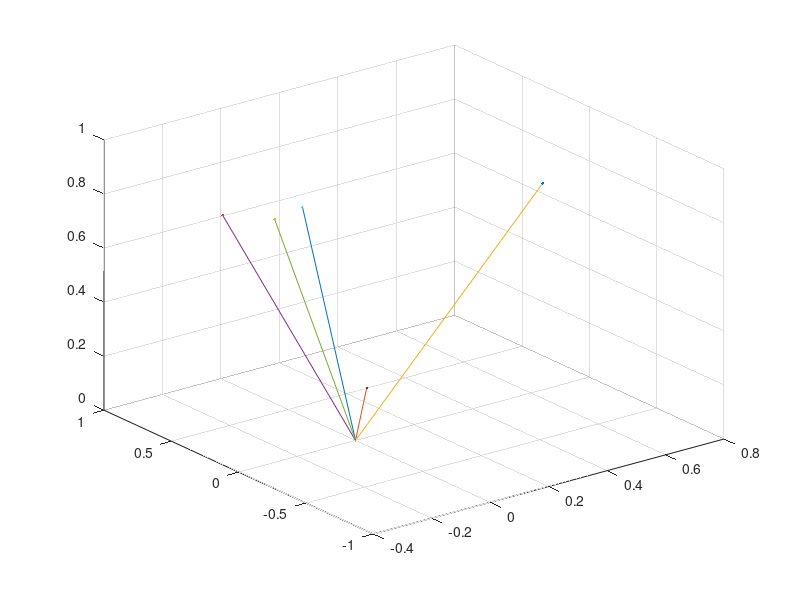

Here is the MATLAB script that generated this plot:
% Autor: Jenny Kuhn und Jendrik Kraft 
% Modul: Modellierung und Simulation 1
% Thema: Lichtausbreitung in Räumen: Skizzen zur Monte-Carlo-Simulation

clc;
clear;
close all;
m = 1;  % Lambert Parameter
n = 5;  % Anzahl der gewürfelten Photonen
u = rand(n,1);  % Gleichverteilte Zufallsvariable
p = 0.6; %reflektions_wahrscheinlichkeit
% Lambertstrahler_Startpunkt
% Abstrahlrichtung

%% Drehung des Lambertstrahlers

%% Winkel Berechnung der Photonen
cos_theta = nthroot(u,m+1); 
sin_theta = sqrt(1-cos_theta.^2);
phi = 2*pi()*rand(n,1);
cos_phi = cos(phi);
sin_phi = sin(phi);

%% Vektor Berechnung der Photonen
u_x = sin_theta .* cos_phi;
u_y = sin_theta .* sin_phi;
u_z = cos_theta;


%% Wand Matrizen Definition
% X = 0:0.1:100;
% Y = 0:0.1:100;
% [X,Y] = meshgrid(0:0.1:100);
% Wand_1 = [1, 0 ,0].*X + [0, 1 ,0].*Y;
% plot3(Wand_1)
% P = [x,y,z];
% planefunction = dot(normal, P-P1);

P1 = [0,0,0];
P2 = [5,0,0];
P3 = [0,5,0];
% Ebene_1 Parameterform
% Ebene_1 = P1 + P2.*s + P3.*t;
% Ebene_1 Koordinatenform
normal = cross(P1-P2, P1-P3);
% 0 = normal(1)*x + normal(2)*y + normal(3)*z + d;

%# Transform points to x,y,z
x = [P1(1) P2(1) P3(1)];  
y = [P1(2) P2(2) P3(2)];
z = [P1(3) P1(3) P3(3)];

%Find all coefficients of plane equation    
A = normal(1);
B = normal(2);
C = normal(3);
D = -dot(normal,P1);
%Decide on a suitable showing range
xLim = [-50 50];
zLim = [-50 50];
[X,Z] = meshgrid(xLim,zLim);
Y = (A * X + C * Z + D)/ (-B);

% --> schnittpunkt mit erster Wand nicht so sinnvoll


%% Berechnen der Schnittpunkte mit Wand

% stuetz_v = [0 0 0];       % letzter Schnittpunkt
% richtungs_v = [ ];        % umrechnung vom Winkel?
% -------------------- Notizen ----------------------------
% g = stuetz_v + t * richtungs_v
% Wand:
% normal(1)*x + normal(2)*y + normal(3)*z = d
% gleichsetzen
% A*(stuetz_v(1)+t*richtungs_v(1))+B*(stuetz_v(2)+t*richtungs_v(2))+C*(stuetz_v(3)+t*richtungs_v(3)) = D
% ---------------------------------------------------------
% t = (-A*stuetz_v(1) - B*stuetz_v(2) - C*stuetz_v(3) + D) / (richtungs_v(1) + richtungs_v(2) + richtungs_v(3));
% Schnittpunkt = stuetz_v + t * richtungs_v;


%% Ermitteln der zuerst getroffenen Wand

%% Überleben oder verschwinden des Photons ermitteln

%% Ausrechnen des nächsten Abstrahlvektors... -> Schleife

%% Plotten des Photonenwegs
X = [zeros(n) u_x] ;
Y = [zeros(n) u_y] ;
Z = [zeros(n) u_z] ;

figure(1)
plot3(X',Y',Z')
hold on
plot3(X',Y',Z','.')
grid on